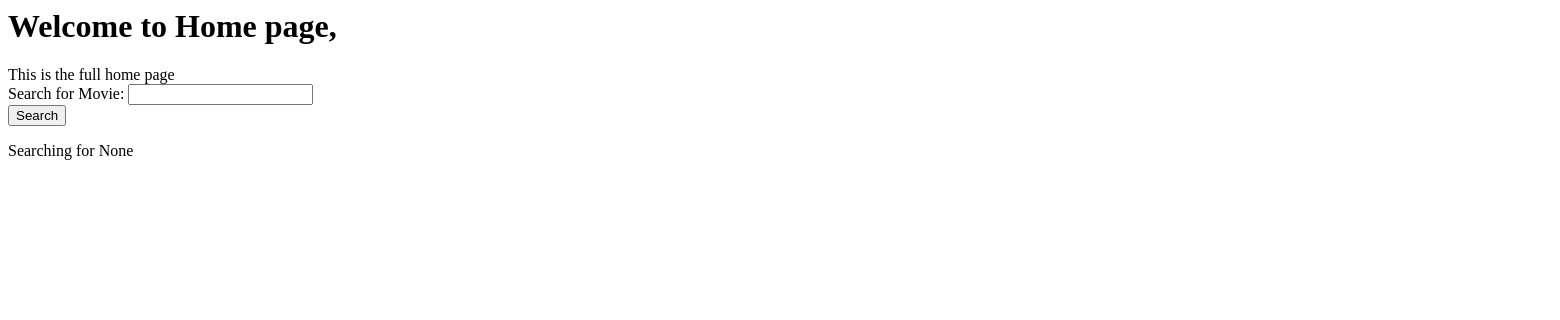
Before: / with the older database file.
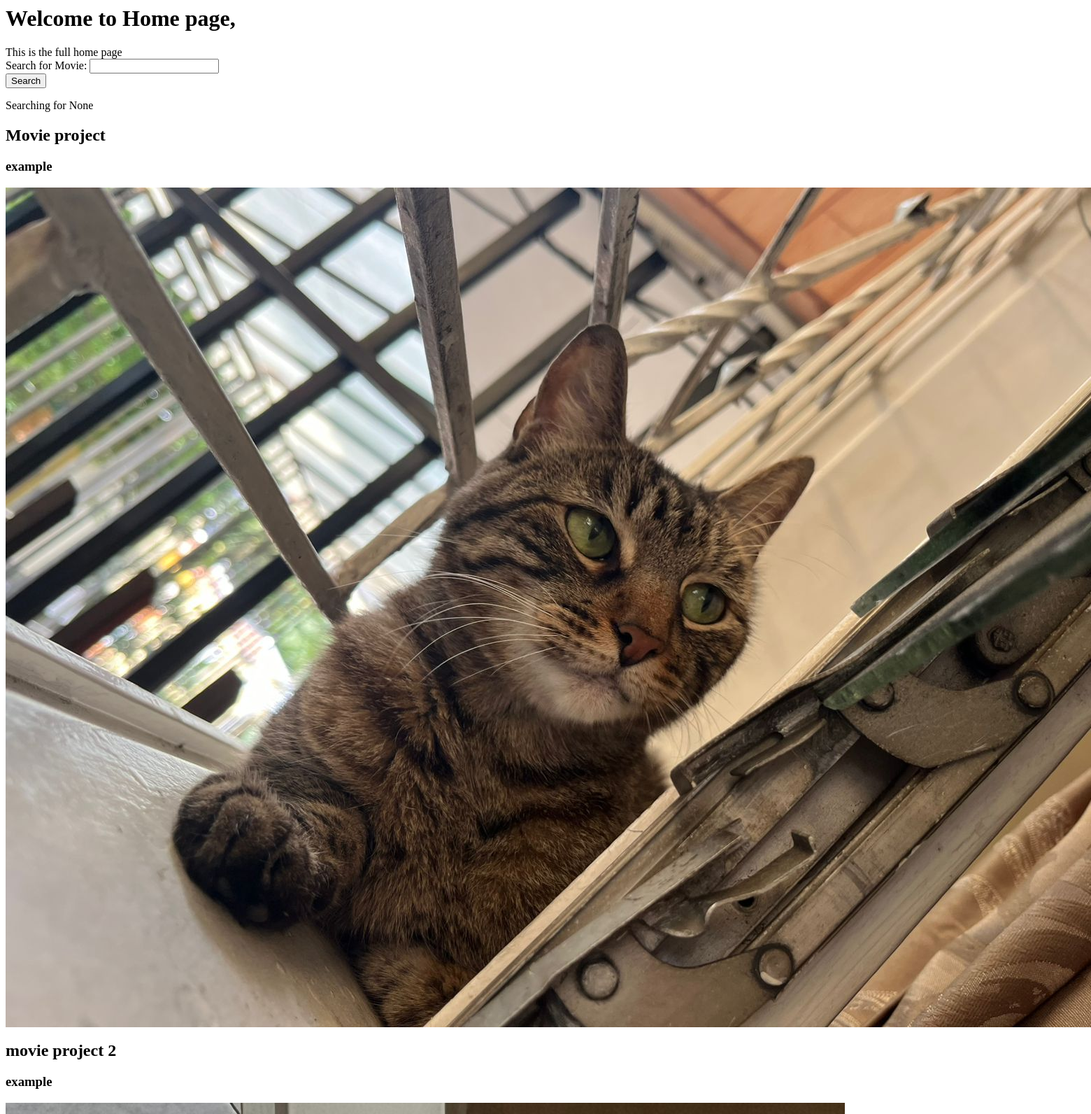
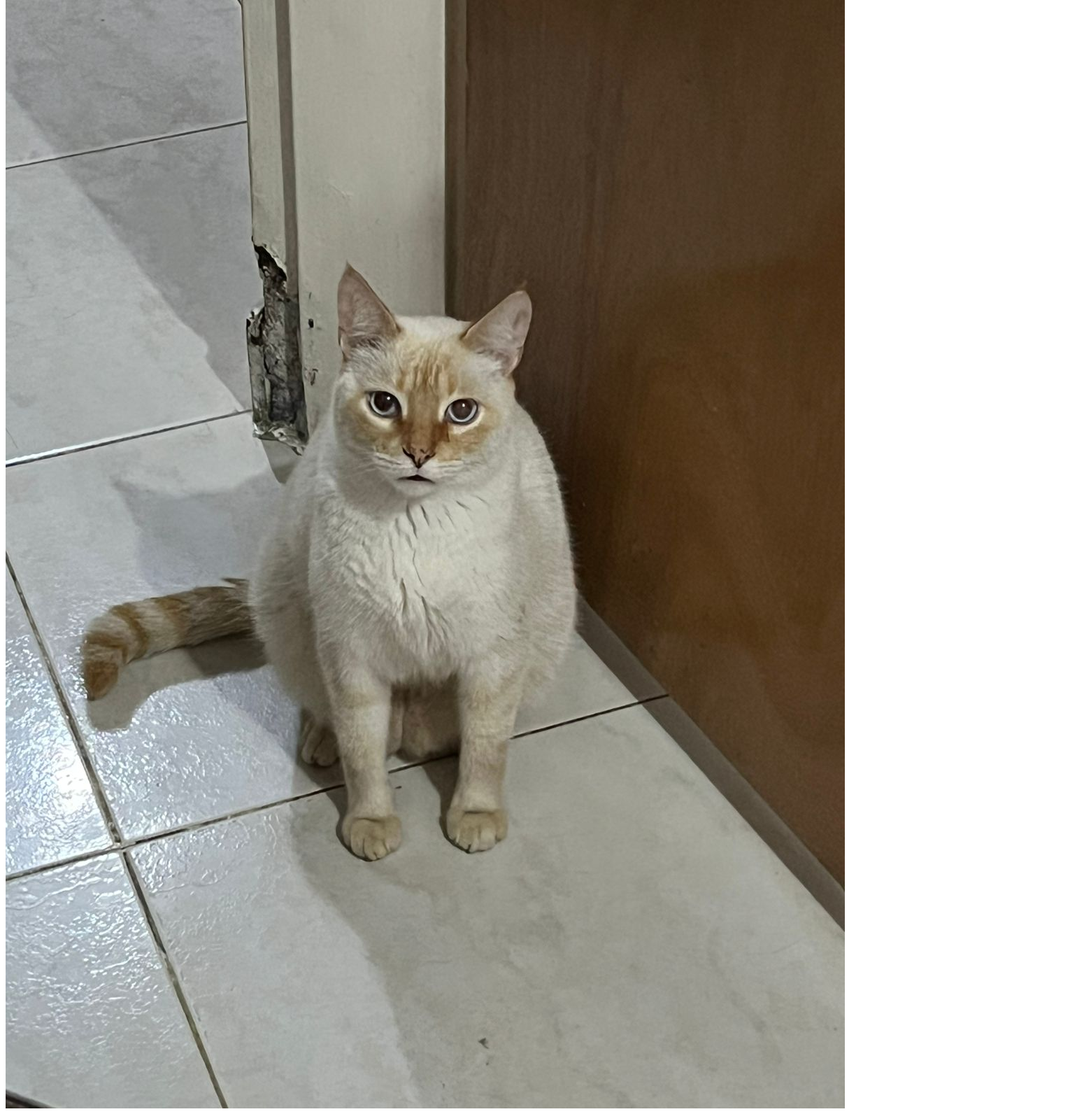
After: the same page with the newer database file (2 pictures, top to bottom).
### movie/models.py (models this page shows)
class Movie(models.Model):
    title = models.CharField(max_length=100)
    description = models.CharField(max_length=250)
    image = models.ImageField(upload_to='movie/images/')
    url = models.URLField(blank=True)
    class Meta:
        verbose_name = "Mi modelo"
        verbose_name_plural = "Mis modelos"

### movie/views.py (the view)
# urls.py: 2. Add a URL to urlpatterns:  path('', views.home, name='home')
def home(request):
    searchTerm = request.GET.get('searchMovie')
    if searchTerm:
        movies = Movie.objects.filter(title__icotains=searchTerm)
    else:
        movies = Movie.objects.all()
    return render(request, 'movie/home.html', {'searchTerm': searchTerm, 'movies': movies})

### movie/templates/movie/home.html (shortened to what this page needs)
<h1>Welcome to Home page, {{name}}</h1
<h2>This is the full home page</h2>
<div class="container">
    <form action="">
        <div class="mb-3">
            <label for="searchMovie" class="form-label">
                Search for Movie:
            </label>
            <input type="text" class="form-control" name="searchMovie"/>
        </div>
        <button type="submit" class="btn btn-primary">Search</button>
    </form>
    <p>Searching for {{searchTerm}}</p>
    {% for movie in movies %}
        <h2>{{ movie.title }}</h2>
        <h3>{{ movie.description }}</h3>
        <img src="{{ movie.image.url }}">
    {% endfor %}
</div>

Changed rows visible on the page:
added Movie: title "Movie project", description "example", image (picture)
added Movie: title "movie project 2", description "example", image (picture)
